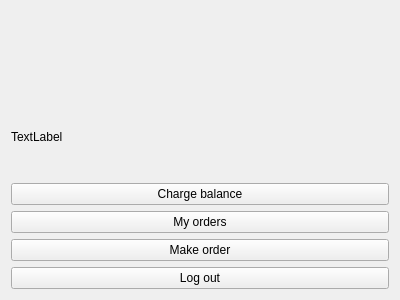
<?xml version="1.0" encoding="UTF-8"?>
<ui version="4.0">
 <class>Form</class>
 <widget class="QWidget" name="Form">
  <property name="geometry">
   <rect>
    <x>0</x>
    <y>0</y>
    <width>400</width>
    <height>300</height>
   </rect>
  </property>
  <property name="windowTitle">
   <string>Form</string>
  </property>
  <layout class="QVBoxLayout" name="verticalLayout">
   <item>
    <widget class="QLabel" name="welcome">
     <property name="text">
      <string/>
     </property>
    </widget>
   </item>
   <item>
    <widget class="QLabel" name="balance">
     <property name="text">
      <string>TextLabel</string>
     </property>
    </widget>
   </item>
   <item>
    <widget class="QPushButton" name="charge">
     <property name="text">
      <string>Charge balance</string>
     </property>
    </widget>
   </item>
   <item>
    <widget class="QPushButton" name="myOrders">
     <property name="text">
      <string>My orders</string>
     </property>
    </widget>
   </item>
   <item>
    <widget class="QPushButton" name="makeOrder">
     <property name="text">
      <string>Make order</string>
     </property>
    </widget>
   </item>
   <item>
    <widget class="QPushButton" name="logOut">
     <property name="text">
      <string>Log out</string>
     </property>
    </widget>
   </item>
  </layout>
 </widget>
 <resources/>
 <connections/>
</ui>
